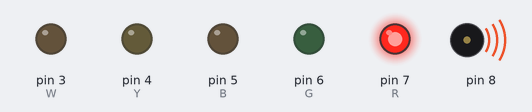
A sketch run on a simulated Arduino Uno, built with avr-gcc and run on an emulated ATmega328P. On the bench: output pins drawn as LEDs (lit = HIGH), buzzer (waves = sounding).

Above: at 0.2 s.
At 3.8 s:
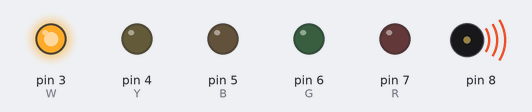
At 7.0 s:
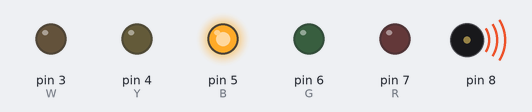
At 12.0 s:
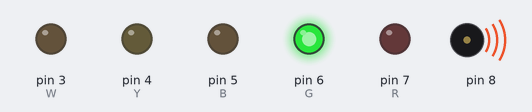
At 20.5 s:
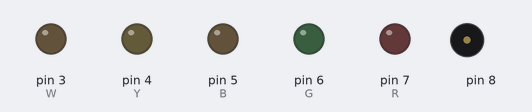
At 38.2 s:
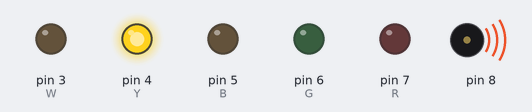
Timing chart, 0 to 40.0 s (numbered marks = the images above):
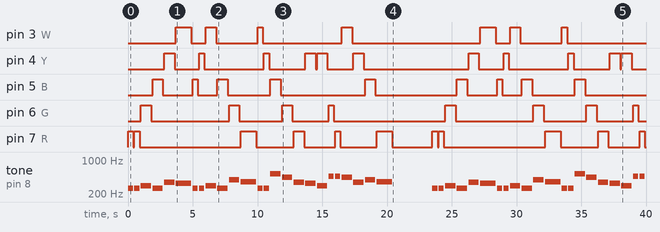

The sketch:

hbd-arduino.ino
```cpp
#define R 7
#define G 6
#define B 5
#define Y 4
#define W 3

#define MAX_NOTES 25

//Melody frequencies
unsigned int Notes[MAX_NOTES] =
{
  262, 262, 294, 262, 349, 330, 262, 262, 294, 262, 392,
  360, 262, 262, 524, 440, 349, 330, 294, 466, 466, 440,
  349, 392, 360
};

unsigned char Durations[MAX_NOTES] =
{
  1,1,2,2,2,3,1,1,2,2,2,3,1,1,2,2,2,2,2,
  1,1,2,2,2,3
};

unsigned int ledSequence[MAX_NOTES] =
{
  7,7,6,5,4,3,5,4,3,5,6,
  7,3,4,5,6,7,4,4,6,7,3,
  4,5,7
};

unsigned int i;


void setup() {
  // put your setup code here, to run once:
  randomSeed(analogRead(0));
  pinMode(8, OUTPUT);
  pinMode(R, OUTPUT);
  pinMode(G, OUTPUT);
  pinMode(B, OUTPUT);
  pinMode(Y, OUTPUT);
  pinMode(W, OUTPUT);
  digitalWrite(8, LOW);
  digitalWrite(R, LOW);
  digitalWrite(G, LOW);
  digitalWrite(B, LOW);
  digitalWrite(Y, LOW);
  digitalWrite(W, LOW);
}


void loop() {
  // put your main code here, to run repeatedly:
  for(i = 0; i < MAX_NOTES; i++)
  {
    tone(8, Notes[i]);
    digitalWrite(ledSequence[i], HIGH);
    delay(400 * Durations[i]);
    digitalWrite(ledSequence[i], LOW);
    noTone(8);
    delay(100);
  }
  delay(3000);
}
```

Measured:
- by itself, pin 3 (W): LOW → HIGH at 3.7 s, → LOW 1.2 s later, → HIGH 1.1 s later, → LOW 0.80 s later, … (14 changes in this stretch)
- by itself, pin 4 (Y): LOW → HIGH at 2.8 s, → LOW 0.80 s later, → HIGH 1.9 s later, → LOW 0.40 s later, … (22 changes in this stretch)
- by itself, pin 5 (B): LOW → HIGH at 1.9 s, → LOW 0.80 s later, → HIGH 2.3 s later, → LOW 0.40 s later, … (18 changes in this stretch)
- by itself, pin 6 (G): LOW → HIGH at 1.0 s, → LOW 0.80 s later, → HIGH 6.0 s later, → LOW 0.80 s later, … (16 changes in this stretch)
- by itself, pin 7 (R): LOW → HIGH at 0.00 s, → LOW 0.40 s later, → HIGH 0.10 s later, → LOW 0.40 s later, … (22 changes in this stretch)
- by itself, tone on pin 8: plays 262 Hz for 0.40 s, 262 Hz for 0.40 s, 294 Hz for 0.80 s, 262 Hz for 0.80 s, 349 Hz for 0.80 s, 330 Hz for 1.2 s … (46 notes in this stretch)
